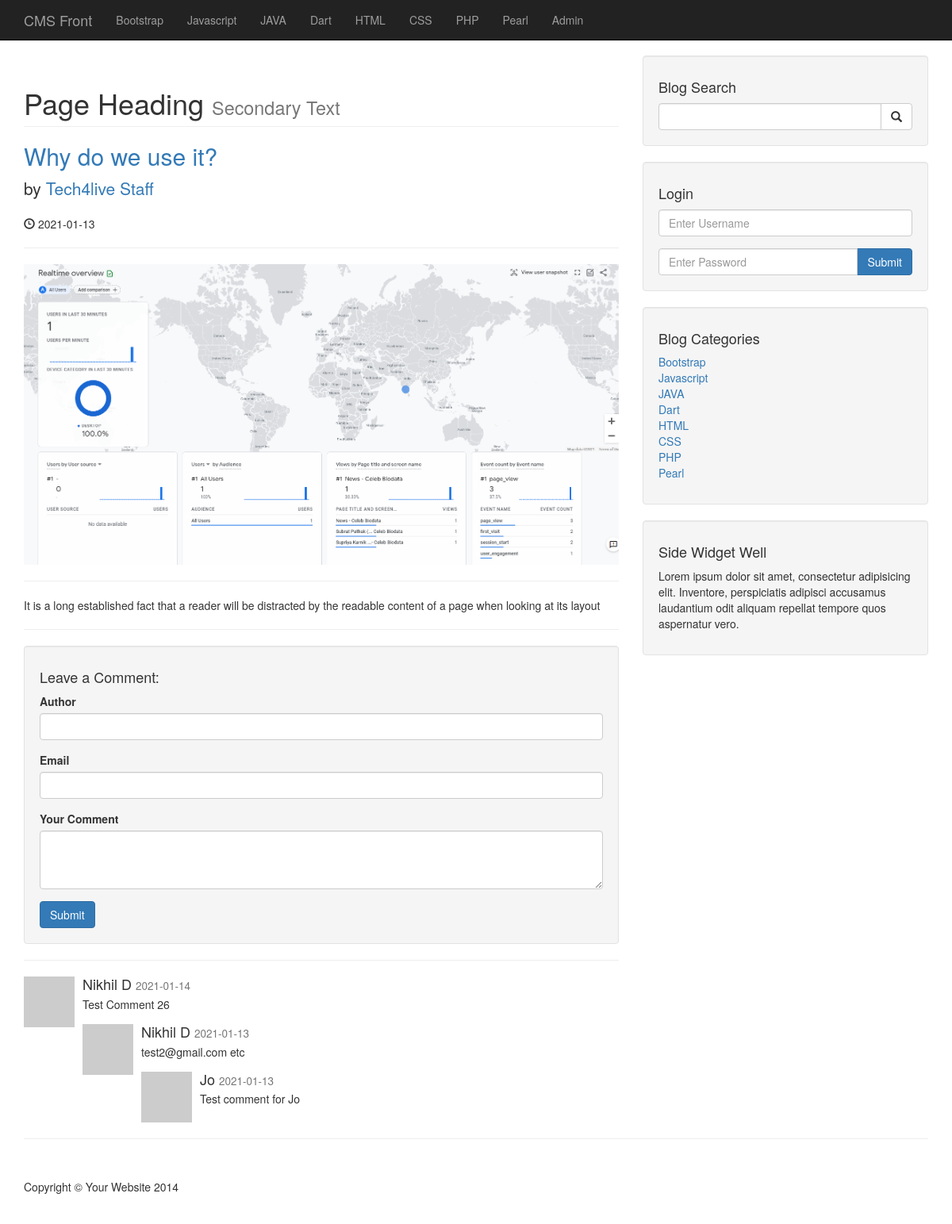
/post.php?p_id=7, run on the app's committed database.
### tables this page shows
CREATE TABLE `categories` (
  `cat_id` int(3) NOT NULL,
  `cat_title` varchar(300) NOT NULL
);

CREATE TABLE `posts` (
  `post_id` int(3) NOT NULL,
  `post_category_id` int(3) NOT NULL,
  `post_title` varchar(255) NOT NULL,
  `post_author` varchar(255) NOT NULL,
  `post_date` date NOT NULL,
  `post_image` text NOT NULL,
  `post_content` text NOT NULL,
  `post_tags` varchar(255) NOT NULL,
  `post_comment_count` int(11) NOT NULL,
  `post_status` varchar(255) NOT NULL DEFAULT 'draft'
);

CREATE TABLE `comments` (
  `comment_id` int(3) NOT NULL,
  `comment_post_id` int(3) NOT NULL,
  `comment_author` varchar(255) NOT NULL,
  `comment_email` varchar(255) NOT NULL,
  `comment_content` text NOT NULL,
  `comment_status` varchar(255) NOT NULL,
  `comment_date` date NOT NULL
);

### post.php (the view, shortened to what this page needs)
<?php include "includes/db.php"?>
<?php include "includes/header.php"?>
<?php include "includes/navigations.php" ?>
    <div class="container">
        <div class="row">
            <div class="col-md-8">
                <?php
    if(isset($_GET['p_id'])) {
        $the_post_id = $_GET['p_id'];
    }
    $query = "SELECT * FROM posts WHERE post_id = $the_post_id ";
    $select_all_posts_query = mysqli_query($connection, $query);
    while($row = mysqli_fetch_assoc($select_all_posts_query)) {
                        $post_title = $row['post_title'];
                        $post_author = $row['post_author'];
                        $post_date = $row['post_date'];
                        $post_image = $row['post_image'];
                        $post_content = $row['post_content'];
                        ?>
                <h1 class="page-header">
                    Page Heading
                    <small>Secondary Text</small>
                </h1>
                <h2>
                    <a href="#"><?php echo $post_title ?></a>
                </h2>
                <p class="lead">
                    by <a href="index.php"><?php echo $post_author ?></a>
                </p>
                <p><span class="glyphicon glyphicon-time"></span> <?php echo $post_date ?></p>
                <hr>
                <img class="img-responsive" src="images/<?php echo $post_image; ?>" alt="">
                <hr>
                <p><?php echo $post_content ?></p>
                <hr>
                   <?php } ?>
                <div class="well">
            <h4>Leave a Comment:</h4>
            <form action="#" method="post" role="form">
                <div class="form-group">
                    <label for="Author">Author</label>
                    <input type="text" name="comment_author" class="form-control" name="comment_author">
                </div>
                <div class="form-group">
                    <label for="Author">Email</label>
                    <input type="email" name="comment_email" class="form-control" name="comment_email">
                </div>
                <div class="form-group">
                    <label for="comment">Your Comment</label>
                    <textarea name="comment_content" class="form-control" rows="3"></textarea>
                </div>
                <button type="submit" name="create_comment" class="btn btn-primary">Submit</button>
            </form>
        </div>
        <hr>
                <?php
                $query = "SELECT * FROM comments WHERE comment_post_id = {$the_post_id} ";
                $query .= "AND comment_status = 'approved' ";
                $query .= "ORDER BY comment_id DESC ";
                $select_comment_query = mysqli_query($connection, $query);
                    while ($row = mysqli_fetch_array($select_comment_query)) {
                        $comment_date = $row['comment_date'];
                        $comment_content = $row['comment_content'];
                        $comment_author = $row['comment_author'];
                    ?>
                  <div class="media">
                    <a class="pull-left" href="#">
                        <img class="media-object" src="http://placehold.it/64x64" alt="">
                    </a>
                    <div class="media-body">
                        <h4 class="media-heading"><?php echo $comment_author; ?>
                            <small><?php echo $comment_date; ?></small>
                        </h4>
                        <?php echo $comment_content; ?>
                    </div>
                <?php } ?>
                </div>
            </div>
        </div>
            </div>
         <?php include "includes/sidebar.php" ?>
        </div>
        <hr>
        <?php include "includes/footer.php" ?>

### includes/header.php (shortened to what this page needs)
<!DOCTYPE html>
<html lang="en">
<head>
    <link href="css/bootstrap.min.css" rel="stylesheet">
    <link href="css/blog-home.css" rel="stylesheet">
</head>
<body>

### includes/navigations.php (shortened to what this page needs)
<nav class="navbar navbar-inverse navbar-fixed-top" role="navigation">
    <div class="container">
        <div class="navbar-header">
            <a class="navbar-brand" href="index.php">CMS Front</a>
        </div>
        <div class="collapse navbar-collapse" id="bs-example-navbar-collapse-1">
            <ul class="nav navbar-nav">
                <?php
                $query = "SELECT * FROM categories";
                $select_all_categories_query = mysqli_query($connection, $query);
                while($row = mysqli_fetch_assoc($select_all_categories_query)) {
                    $cat_title = $row['cat_title'];
                    echo "<li><a href = '#'>{$cat_title}</a></li>";
                }
                ?>
                <li>
                    <a href="admin">Admin</a>
                </li>
            </ul>
        </div>
    </div>
</nav>

### includes/sidebar.php
<div class="col-md-4">
             <div class="well">
                 <h4>Blog Search</h4>
                 <form action="search.php" method="post">
                 <div class="input-group">
                     <input name="search" type="text" class="form-control">
                     <span class="input-group-btn">
                         <button name="submit" class="btn btn-default" type="submit">
                             <span class="glyphicon glyphicon-search"></span>
                     </button>
                     </span>
                 </div>
                     </form>
             </div>
             <div class="well">
                 <h4>Login</h4>
                 <form action="includes/login.php" method="post">
                 <div class="form-group">
                     <input name="username" type="text" class="form-control" placeholder="Enter Username">
                 </div>
                 <div class="input-group">
                     <input name="password" type="password" class="form-control" placeholder="Enter Password">
                     <span class="input-group-btn">
                         <button class="btn btn-primary" name="login" type="submit">Submit
                         </button>
                     </span>
                 </div>
                     </form>
             </div>
             <div class="well">
                 <?php
                 $query = "SELECT * FROM categories";
                 $select_categories_sidebar = mysqli_query($connection, $query);
                 ?>
                 <h4>Blog Categories</h4>
                 <div class="row">
                     <div class="col-lg-12">
                         <ul class="list-unstyled">
                             <?php
                             while($row = mysqli_fetch_assoc($select_categories_sidebar)) {
                             $cat_title = $row['cat_title'];
                             $cat_id = $row['cat_id'];
                             echo "<li><a href = 'category.php?category=$cat_id'>{$cat_title}</a></li>";
                             }
                             ?>
                   </ul>
                     </div>
                 </div>
             </div>
             <?php include "widget.php"; ?>
         </div>

### includes/widget.php
<div class="well">
                    <h4>Side Widget Well</h4>
                    <p>Lorem ipsum dolor sit amet, consectetur adipisicing elit. Inventore, perspiciatis adipisci accusamus laudantium odit aliquam repellat tempore quos aspernatur vero.</p>
                </div>

### includes/footer.php (shortened to what this page needs)
        <footer>
            <div class="row">
                <div class="col-lg-12">
                    <p>Copyright &copy; Your Website 2014</p>
                </div>
            </div>
        </footer>
    </div>
</body>
</html>

### css/blog-home.css (style rules this page uses)
body { padding-top: 70px; }
footer { margin: 50px 0; }

### data on the page
categories: cat_title "Bootstrap"
categories: cat_title "Javascript"
categories: cat_title "JAVA"
categories: cat_title "Dart"
categories: cat_title "HTML"
categories: cat_title "CSS"
categories: cat_title "PHP"
categories: cat_title "Pearl"
posts: post_title "Why do we use it?", post_author "Tech4live Staff", post_date "2021-01-13", post_image (picture), post_content "It is a long established fact that a reader will be distracted by the readable content of a page when looking at its layout"
comments: comment_author "Nikhil D", comment_date "2021-01-14", comment_content "Test Comment 26"
comments: comment_author "Nikhil D", comment_date "2021-01-13", comment_content "test2@gmail.com etc"
comments: comment_author "Jo", comment_date "2021-01-13", comment_content "Test comment for Jo"
